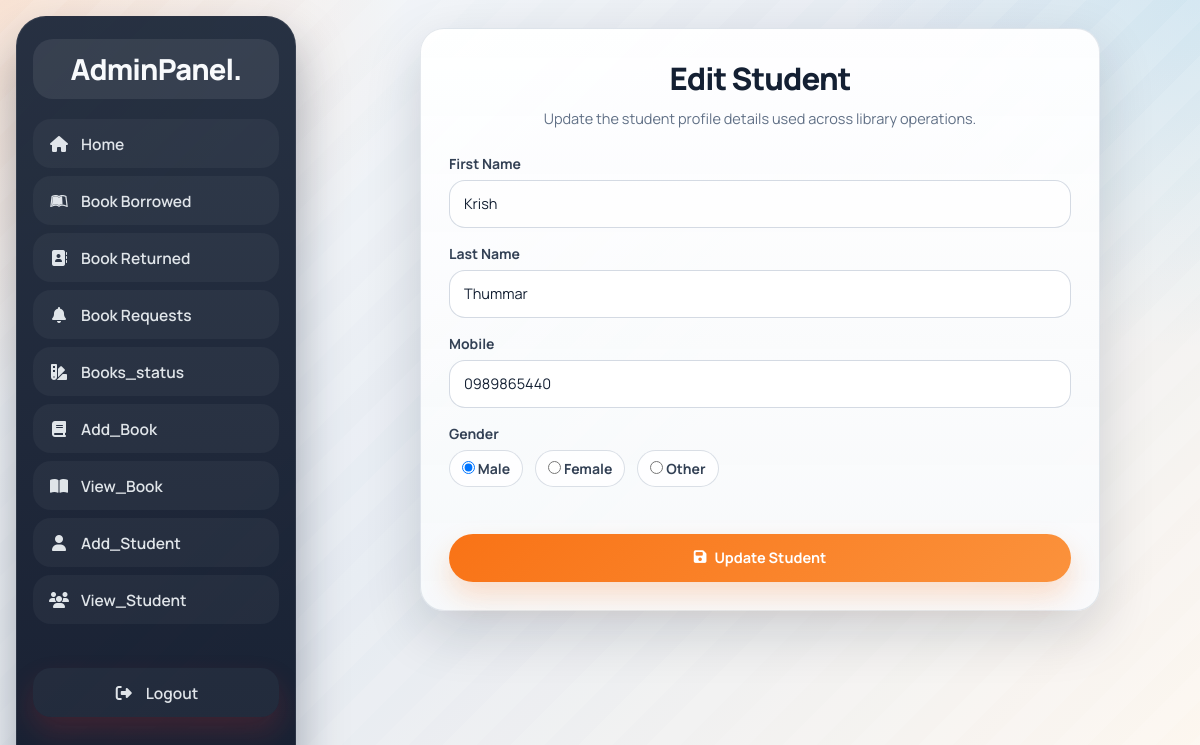
/Admin/edit_student.php?id=18 (signed in), run on the app's committed database.
### tables this page shows
CREATE TABLE `students` (
  `id` int(11) NOT NULL,
  `firstname` varchar(50) NOT NULL,
  `lastname` varchar(50) NOT NULL,
  `created_on` date NOT NULL,
  `email` varchar(100) NOT NULL,
  `password` varchar(255) NOT NULL,
  `gender` enum('Male','Female','Other') NOT NULL,
  `mobile` varchar(20) NOT NULL
);

### Admin/edit_student.php (the view, shortened to what this page needs)
<?php
include '../components/connect.php';
$id = $_GET['id'];
$stmt = $conn->prepare("SELECT * FROM students WHERE id=?");
$stmt->execute([$id]);
$row = $stmt->fetch(PDO::FETCH_ASSOC);
?>
<!DOCTYPE html>
<html lang="en">
<head>
<link rel="stylesheet" href="https://cdnjs.cloudflare.com/ajax/libs/font-awesome/6.2.0/css/all.min.css">
<link rel="stylesheet" href="../components/admin_style.css">
</head>
<body>
<?php include '../components/admin_header.php'; ?>
<div class="container admin-page-shell">
<div class="box">
<h1 class="admin-page-title">Edit Student</h1>
<p class="admin-page-subtitle">Update the student profile details used across library operations.</p>
<form id="studentForm" method="POST">
<div class="form-group">
<label>First Name</label>
<input type="text" name="firstname" id="firstname" class="form-control" value="<?= $row['firstname']; ?>" placeholder="Enter First Name">
</div>
<div class="form-group">
<label>Last Name</label>
<input type="text" name="lastname" id="lastname" class="form-control" value="<?= $row['lastname']; ?>" placeholder="Enter Last Name">
</div>
<div class="form-group">
<label>Mobile</label>
<input type="text" name="mobile" id="mobile" class="form-control" value="<?= $row['mobile']; ?>" placeholder="Enter Mobile Number">
</div>
<div class="form-group gender-group">
<label>Gender</label>
<div class="admin-radio-row">
<label><input type="radio" name="gender" value="Male"
<?php if($row['gender']=="Male"){ echo "checked"; } ?>> Male</label>
<label><input type="radio" name="gender" value="Female"
<?php if($row['gender']=="Female"){ echo "checked"; } ?>> Female</label>
<label><input type="radio" name="gender" value="Other"
<?php if($row['gender']=="Other"){ echo "checked"; } ?>> Other</label>
</div>
</div>
<br>
<button type="submit" name="update" class="btn">
<i class="fa fa-save"></i> Update Student
</button>
</form>
</div>
</div>
</body>
</html>

### components/admin_style.css (style rules this page uses)
:root { --admin-sidebar:#1e293b; --admin-surface:rgba(255,255,255,0.86); --admin-border:rgba(148,163,184,0.25); --admin-text:#142033; --admin-muted:#617086; --admin-accent:#f97316; --admin-danger:#dc2626; --admin-shadow:0 20px 55px rgba(15, 23, 42, 0.16); --admin-radius:24px; }
* { font-family:'Manrope', sans-serif; margin:0; padding:0; box-sizing:border-box; text-decoration:none; }
html { font-size:62.5%; overflow-x:hidden; scroll-behavior:smooth; }
body { min-height:100vh; padding-left:32rem; color:var(--admin-text); background: radial-gradient(circle at top left, rgba(249,115,22,0.20), transparent 28%), radial-gradient(circle at top right, rgba(14,165,233,0.14), transparent 24%), linear-gradient(135deg, #f8fafc 0%, #e2e8f0 46%, #fff7ed 100%); }
body::before { content:""; position:fixed; inset:0; pointer-events:none; background: linear-gradient(rgba(255,255,255,0.22), rgba(255,255,255,0.22)), repeating-linear-gradient(135deg, transparent 0, transparent 24px, rgba(255,255,255,0.16) 24px, rgba(255,255,255,0.16) 48px); opacity:0.65; }
.btn, .delete-btn, .option-btn { display:inline-flex; align-items:center; justify-content:center; gap:.8rem; min-height:4.8rem; width:100%; padding:1.2rem 1.8rem; border:none; border-radius:999px; font-size:1.45rem; font-weight:700; color:#fff; cursor:pointer; margin-top:1rem; transition:transform .22s ease, box-shadow .22s ease, opacity .22s ease, background .22s ease; }
.btn { background:linear-gradient(135deg, var(--admin-accent), #fb923c); box-shadow:0 14px 28px rgba(249,115,22,0.22); }
.container { display:block; width:min(760px, calc(100% - 3rem)); margin:2.8rem auto; position:relative; z-index:1; }
.admin-page-shell { width:min(760px, calc(100% - 3rem)); }
.admin-page-title { margin:0 0 .8rem; text-align:center; font-size:3.1rem; font-weight:800; letter-spacing:-0.03em; color:var(--admin-text); }
.admin-page-subtitle { margin:0 0 2.2rem; text-align:center; font-size:1.45rem; line-height:1.7; color:var(--admin-muted); }
.admin-radio-row { display:flex; flex-wrap:wrap; gap:1.2rem; align-items:center; }
.admin-radio-row label { display:inline-flex; align-items:center; gap:.6rem; margin-bottom:0; padding:.8rem 1.2rem; border:1px solid rgba(148,163,184,0.35); border-radius:999px; background:rgba(255,255,255,0.74); }
.box, .box1, .requests-box { width:100%; background:linear-gradient(180deg, rgba(255,255,255,0.94), rgba(248,250,252,0.90)); border:1px solid var(--admin-border); border-radius:var(--admin-radius); box-shadow:var(--admin-shadow); }
.form-group { margin-bottom:1.6rem; }
.form-group label { display:block; margin-bottom:.7rem; font-size:1.4rem; font-weight:700; color:#334155; }
.form-control, select, textarea, input[type="date"], input[type="text"], input[type="email"], input[type="password"], input[type="number"] { width:100%; min-height:4.8rem; padding:1.2rem 1.4rem; border:1px solid rgba(148,163,184,0.4); border-radius:1.6rem; background:rgba(255,255,255,0.9); font-size:1.45rem; color:var(--admin-text); transition:border-color .22s ease, box-shadow .22s ease, background .22s ease; }
::placeholder { color:#94a3b8; }

### Admin/edit_student.php (style rules this page uses)
.container { max-width:68rem; }
.box { padding:2.8rem; }
.form-control { min-height:5rem; }
.gender-group { font-size:1.4rem; }

### data on the page
students: firstname "Krish", lastname "Thummar", mobile "0989865440", gender "☑ Male", gender "☐ Female", gender "☐ Other"
